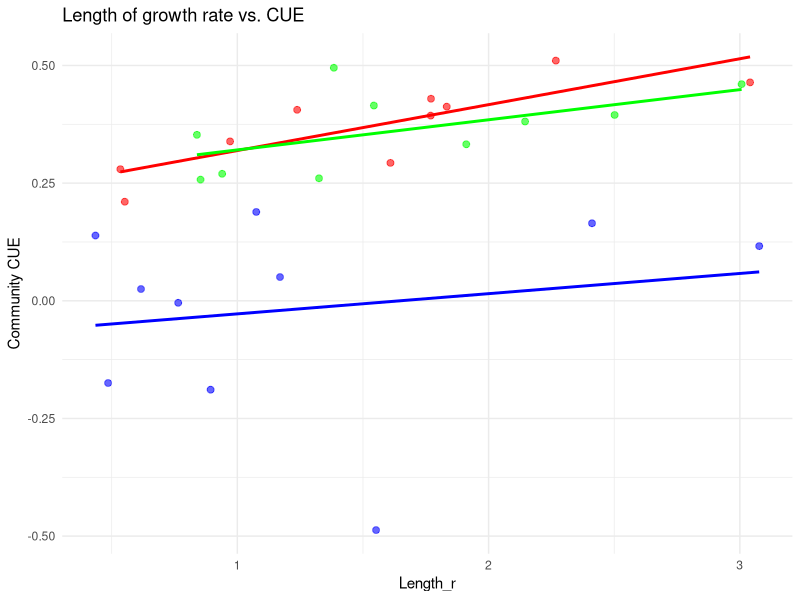

Here is the R script that generated this plot:
setwd("/home/jiayi-chen/Documents/MiCRM/code")
library(ggplot2)
# Read the CSV file into R
df <- read.csv("../data/growth rate length vs. CUE.csv")
model1<- lm(Community.CUE.1 ~ Length.r1, data = df)
model2<- lm(Community.CUE.2 ~ Length.r2, data = df)
model3<- lm(Community.CUE.1 ~ Length.r1, data = df)
summary(model1)
summary(model2)
summary(model3)
p <- ggplot(df, aes(x = Length.r1, y = Community.CUE.1))+
  geom_point(color = "blue", alpha = 0.6, size = 2) +
  geom_smooth(method = "lm", color = "blue", se = FALSE) +  
  geom_point(aes(x = Length.r2, y = Community.CUE.2), color = "red", alpha = 0.6, size = 2) +
  geom_smooth(aes(x = Length.r2, y = Community.CUE.2), method = "lm", color = "red", se = FALSE) +
  geom_point(aes(x = Length.r3, y = Community.CUE.3), color = "green", alpha = 0.6, size = 2) +
  geom_smooth(aes(x = Length.r3, y = Community.CUE.3), method = "lm", color = "green", se = FALSE) +
  labs(title = "Length of growth rate vs. CUE",
       x = "Length_r",
       y = "Community CUE") +
  theme_minimal()
print(p)
